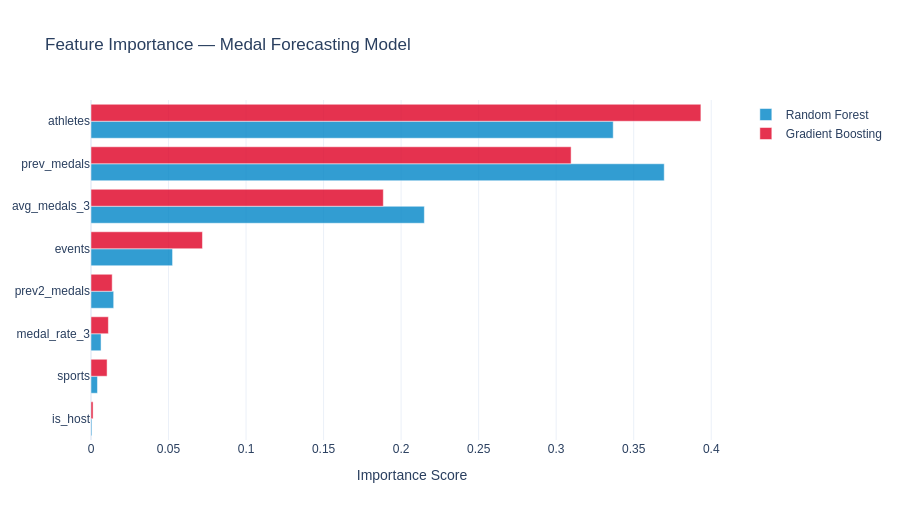

This figure's notebook cell:
### Markdown cell above
## 6. Feature Importance

### Code cell
importance_df = pd.DataFrame({
    'Feature': FEATURES,
    'RF_Importance': rf_model.feature_importances_,
    'GB_Importance': gb_model.feature_importances_
})
importance_df['Avg_Importance'] = (
    importance_df['RF_Importance'] + importance_df['GB_Importance']
) / 2
importance_df = importance_df.sort_values('Avg_Importance', ascending=True)

fig = go.Figure()
fig.add_trace(go.Bar(
    y=importance_df['Feature'], x=importance_df['RF_Importance'],
    name='Random Forest', orientation='h', marker_color=OLY['blue'], opacity=0.8
))
fig.add_trace(go.Bar(
    y=importance_df['Feature'], x=importance_df['GB_Importance'],
    name='Gradient Boosting', orientation='h', marker_color=OLY['red'], opacity=0.8
))
fig.update_layout(
    barmode='group',
    title='Feature Importance — Medal Forecasting Model',
    xaxis_title='Importance Score',
    template='plotly_white', font_family='Arial',
    title_font_size=17, width=900, height=520
)
fig.write_html(OUT_FIGS / 'forecast_bar_featureImportance.html')
fig.show()

importance_df.to_csv(OUT_TABLES / 'forecast_featureImportance.csv', index=False)
logger.info('Saved feature importance chart.')

### Figure 1 — Plotly figure (JSON) as saved in the notebook; plotly's stock layout.template omitted (floating-point values rounded to 4 significant figures)
{"data": [{"marker": {"color": "#0085C7"}, "name": "Random Forest", "opacity": 0.8, "orientation": "h", "type": "bar", "x": [0.0005924, 0.004179, 0.006491, 0.01463, 0.05261, 0.215, 0.3697, 0.3368], "y": ["is_host", "sports", "medal_rate_3", "prev2_medals", "events", "avg_medals_3", "prev_medals", "athletes"]}, {"marker": {"color": "#DF0024"}, "name": "Gradient Boosting", "opacity": 0.8, "orientation": "h", "type": "bar", "x": [0.001344, 0.01039, 0.01121, 0.01367, 0.07188, 0.1885, 0.3096, 0.3933], "y": ["is_host", "sports", "medal_rate_3", "prev2_medals", "events", "avg_medals_3", "prev_medals", "athletes"]}], "layout": {"barmode": "group", "font": {"family": "Arial"}, "height": 520, "title": {"font": {"size": 17}, "text": "Feature Importance — Medal Forecasting Model"}, "width": 900, "xaxis": {"title": {"text": "Importance Score"}}}}
